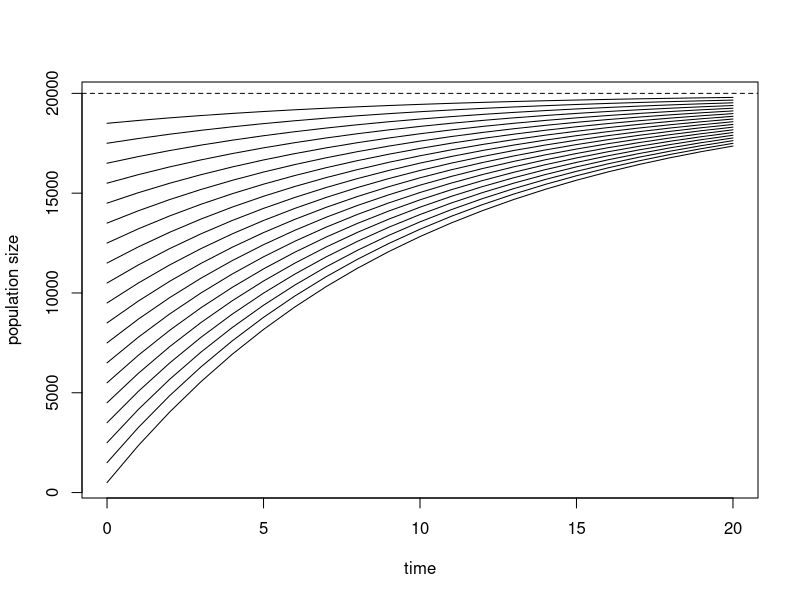
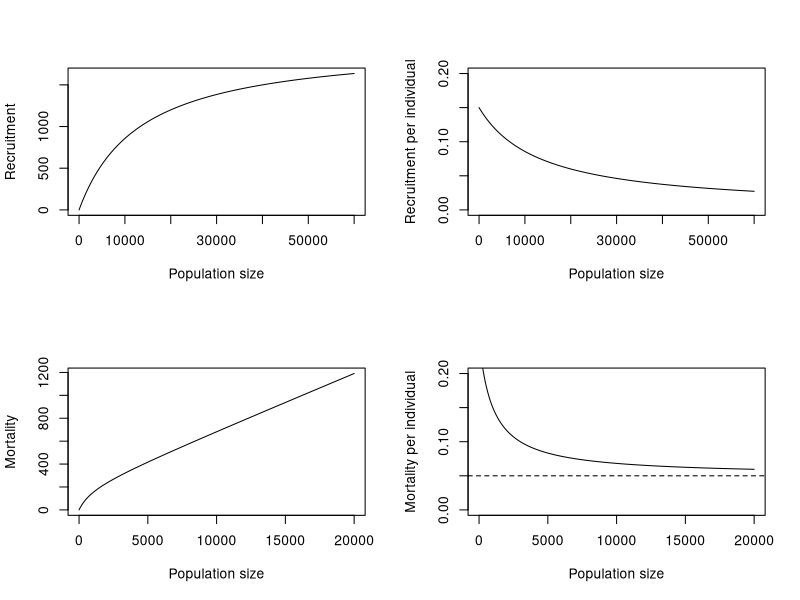
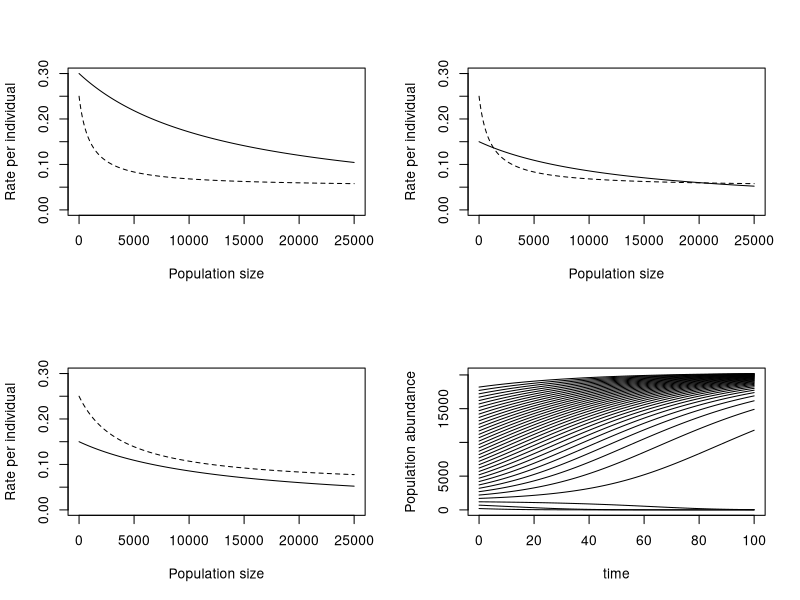
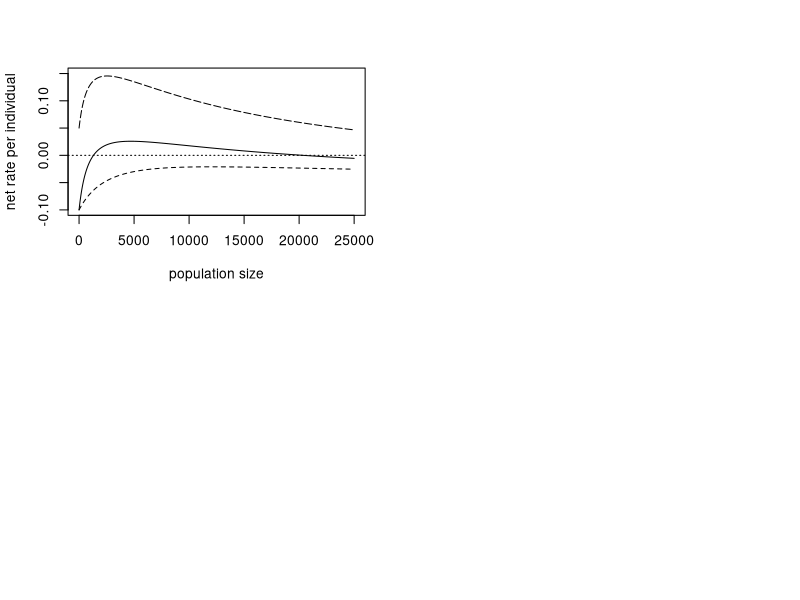
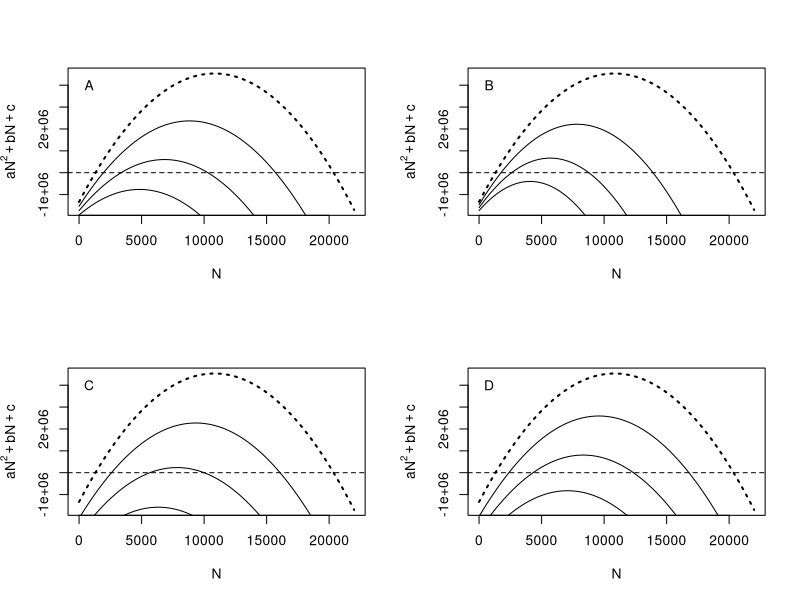
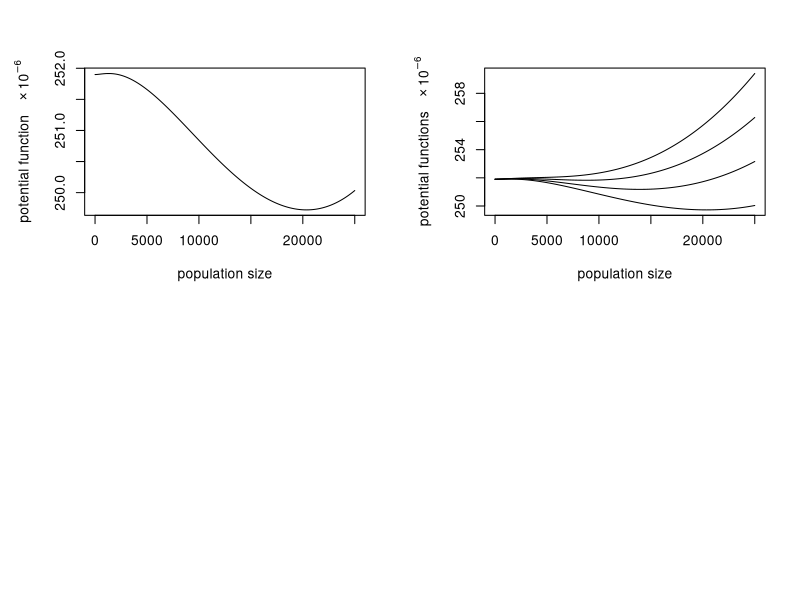

The R script that drew these images, in order:
## ---- chunk 1
# Set up chunk options
knitr::opts_chunk$set(echo = TRUE)

# Set CRAN mirror
options(repos = c(CRAN = "https://cran.r-project.org"))
## ---- chunk 2
# Load necessary libraries
#install.packages("mlbench")
library(tidyverse)
library(mlbench)
update.packages("mlbench")
update.packages("ggplot2")
library(ggplot2)
#install.packages("GGally")
library(GGally)
## ---- chunk 3
#This text file contains R scripts for reproducing Figures 1-7 in
#Dennis, B. and Kemp, W. P. How hives collapse:  Allee effects,
#ecological resilience, and the honey bee. PLoS One.

#==============================
# Figure 1 script.
lambda=2000
theta=13333.33
alpha=.2
beta=1000
mu=.1
k=20000

nints=20
n0=seq(500,18500,1000)
n=matrix(0,nints+1,length(n0))
time=seq(0,nints,1)
n[1,]=n0
for (i in 1:nints) {
  n[i+1,]=(lambda/mu)+(n0-(lambda/mu))*exp(-mu*i)
}
matplot(time,n,type="l",col=1,lty=1,
        ylab="population size")
abline(h=k,lty=2)
## ---- chunk 4
# Define parameters
lambda = 2000
theta = 13333.33
alpha = 0.2
beta = 1000
mu = 0.05

# Create sequences for population sizes
N1 = seq(0, 60000, 1)
N2 = seq(0, 20000, 1)

# Calculate recruitment and recruitment per individual
recruit = lambda * N1 / (theta + N1)
recruit.per.N = lambda / (theta + N1)

# Calculate mortality and mortality per individual
mortality = (alpha * beta / (beta + N2) + mu) * N2
mortality.per.N = alpha * beta / (beta + N2) + mu

# Set up a 2x2 plotting area
layout(matrix(c(1, 2, 3, 4), 2, 2, byrow = TRUE))

# Plot recruitment
plot(N1, recruit, type = "l", xlab = "Population size", ylab = "Recruitment")

# Plot recruitment per individual
plot(N1, recruit.per.N, type = "l", ylim = c(0, 0.20),
     xlab = "Population size", ylab = "Recruitment per individual")

# Plot mortality
plot(N2, mortality, type = "l", xlab = "Population size", ylab = "Mortality")

# Plot mortality per individual
plot(N2, mortality.per.N, type = "l", ylim = c(0, 0.20),
     xlab = "Population size", ylab = "Mortality per individual")

# Add a horizontal dashed line at y = 0.05
abline(h = 0.05, lty = 2)
## ---- chunk 5
# Figure 3 script.

# Define parameters
lambda <- 2000
theta <- 13333.33
alpha <- 0.2
beta <- 1000
mu <- 0.05

# Create sequence for population sizes
N <- seq(0, 25000, 1)

# Calculate recruitment and mortality rates per individual
recruit.per.N <- lambda / (theta + N)
mortality.per.N <- alpha * beta / (beta + N) + mu

# Set up a 2x2 plotting area
layout(matrix(c(1, 2, 3, 4), 2, 2, byrow = TRUE))

# Plot 1: Recruitment and mortality rates with lambda = 4000
lambda <- 4000
recruit.per.N <- lambda / (theta + N)
mortality.per.N <- alpha * beta / (beta + N) + mu
plot(N, recruit.per.N, type = "l", lty = 1, ylab = "Rate per individual",
     xlab = "Population size", ylim = c(0, 0.3))
points(N, mortality.per.N, type = "l", lty = 2)

# Plot 2: Recruitment and mortality rates with lambda = 2000
lambda <- 2000
recruit.per.N <- lambda / (theta + N)
mortality.per.N <- alpha * beta / (beta + N) + mu
plot(N, mortality.per.N, type = "l", lty = 2, ylab = "Rate per individual",
     xlab = "Population size", ylim = c(0, 0.3))
points(N, recruit.per.N, type = "l", lty = 1)

# Plot 3: Recruitment and mortality rates with beta = 4000
beta <- 4000
recruit.per.N <- lambda / (theta + N)
mortality.per.N <- alpha * beta / (beta + N) + mu
plot(N, mortality.per.N, type = "l", lty = 2, ylab = "Rate per individual",
     xlab = "Population size", ylim = c(0, 0.3))
points(N, recruit.per.N, type = "l", lty = 1)

# Reset beta
beta <- 1000

# Simulate population dynamics over time
nints <- 100
n0 <- seq(200, 18200, 500)
n <- matrix(0, nints + 1, length(n0))
time <- seq(0, nints)
n[1, ] <- n0
for (i in 1:nints) {
  n[i + 1, ] <- n[i, ] + lambda * n[i, ] / (theta + n[i, ]) -
    (alpha * beta / (beta + n[i, ]) + mu) * n[i, ]
}

# Plot 4: Population abundance over time
matplot(time, n, type = "l", col = 1, lty = 1,
        ylab = "Population abundance")
# abline(h = k, lty = 2)

## ---- chunk 6
# Figure 4 script.
lambda=2000
theta=13333.33
alpha=.2
beta=1000
mu=.05

N=seq(0,25000,1)
recruit.per.N=lambda/(theta+N)
mortality.per.N=alpha*beta/(beta+N)+mu
rate.per.N=recruit.per.N-mortality.per.N
plot(N,rate.per.N,type="l",lty=1,ylim=c(-.1,.15),
     ylab="net rate per individual",
     xlab="population size")
abline(h=0,lty=3)

lambda=4000
beta=1000
recruit.per.N=lambda/(theta+N)
mortality.per.N=alpha*beta/(beta+N)+mu
rate.per.N=recruit.per.N-mortality.per.N
points(N,rate.per.N,type="l",lty=5)

lambda=2000
beta=4000
recruit.per.N=lambda/(theta+N)
mortality.per.N=alpha*beta/(beta+N)+mu
rate.per.N=recruit.per.N-mortality.per.N
points(N,rate.per.N,type="l",lty=2)

#=============================
## ---- chunk 7
#=============================
# Figure 5 script.
lambda=2000
theta=13333.33
alpha=.2
beta=1000
mu=.05
ref=3

N=seq(0,22000,1)

layout(matrix(c(1,2,3,4),2,2,byrow=TRUE))

# (A) lambda.
lambda=2000
theta=13333.33
alpha=.2
beta=1000
mu=.05
a=-mu
b=lambda-alpha*beta-mu*theta-mu*beta
c=beta*(lambda-alpha*theta-mu*theta)
y=a*N^2+b*N+c
plot(N,y,type="l",lty=ref,ylab=expression(a*N^2+b*N+c),lwd=2)
abline(h=0,lty=2)
text(800,4e+06,"A")
for (ii in 1:3) {
  lambda=lambda-200
  a=-mu
  b=lambda-alpha*beta-mu*theta-mu*beta
  c=beta*(lambda-alpha*theta-mu*theta)
  y=a*N^2+b*N+c
  points(N,y,type="l",lty=1)
}

# (B) mu.
lambda=2000
theta=13333.33
alpha=.2
beta=1000
mu=.05
a=-mu
b=lambda-alpha*beta-mu*theta-mu*beta
c=beta*(lambda-alpha*theta-mu*theta)
y=a*N^2+b*N+c
plot(N,y,type="l",lty=ref,ylab=expression(a*N^2+b*N+c),lwd=2)
abline(h=0,lty=2)
text(800,4e+06,"B")
for (ii in 1:3) {
  mu=mu+.01
  a=-mu
  b=lambda-alpha*beta-mu*theta-mu*beta
  c=beta*(lambda-alpha*theta-mu*theta)
  y=a*N^2+b*N+c
  points(N,y,type="l",lty=1)
}

# (C) theta.
lambda=2000
theta=13333.33
alpha=.2
beta=1000
mu=.05
a=-mu
b=lambda-alpha*beta-mu*theta-mu*beta
c=beta*(lambda-alpha*theta-mu*theta)
y=a*N^2+b*N+c
plot(N,y,type="l",lty=ref,ylab=expression(a*N^2+b*N+c),lwd=2)
abline(h=0,lty=2)
text(800,4e+06,"C")
for (ii in 1:3) {
  theta=theta+3000
  a=-mu
  b=lambda-alpha*beta-mu*theta-mu*beta
  c=beta*(lambda-alpha*theta-mu*theta)
  y=a*N^2+b*N+c
  points(N,y,type="l",lty=1)
}

# (D) beta.
lambda=2000
theta=13333.33
alpha=.2
beta=1000
mu=.05
a=-mu
b=lambda-alpha*beta-mu*theta-mu*beta
c=beta*(lambda-alpha*theta-mu*theta)
y=a*N^2+b*N+c
plot(N,y,type="l",lty=ref,ylab=expression(a*N^2+b*N+c),lwd=2)
abline(h=0,lty=2)
text(800,4e+06,"D")
for (ii in 1:3) {
  beta=beta+500
  a=-mu
  b=lambda-alpha*beta-mu*theta-mu*beta
  c=beta*(lambda-alpha*theta-mu*theta)
  y=a*N^2+b*N+c
  points(N,y,type="l",lty=1)
}

#==============================
## ---- chunk 8
# Figure 6 script.
lambda=2000
theta=13333.33
alpha=.2
beta=1000
mu=.05

N=seq(0,25000,1)
u=alpha*beta*N-alpha*beta*beta*log(beta+N)+(mu*N/2)*N-
  lambda*N+lambda*theta*log(theta+N)
u=u/1000000
par(mar=c(5.1,5.1,4.1,2.1))
plot(N,u,type="l",lty=1,
     ylab=expression(paste("potential function","   "%*%10^-6)),
     xlab="population size")

#==============================
## ---- chunk 9
# Figure 7 script.
lambda=2000
theta=13333.33
alpha=.2
beta=1000
mu0=.05

N=seq(0,25000,1)
u=matrix(0,length(N),4)
for (ii in 1:4) {
  mu=mu0+(ii-1)*.01
  u[,ii]=alpha*beta*N-alpha*beta*beta*log(beta+N)+(mu*N/2)*N-
    lambda*N+lambda*theta*log(theta+N)
}
u=u/1000000

hi=max(u)
lo=min(u)
par(mar=c(5.1,5.1,4.1,2.1))
plot(N,u[,1],type="l",lty=1,ylim=c(lo,hi),
     ylab=expression(paste("potential functions","   "%*%10^-6)),
     xlab="population size")

for (ii in 2:4) {
  points(N,u[,ii],type="l",lty=1)
}
write.csv(n,"honeybee_collapse.csv")

